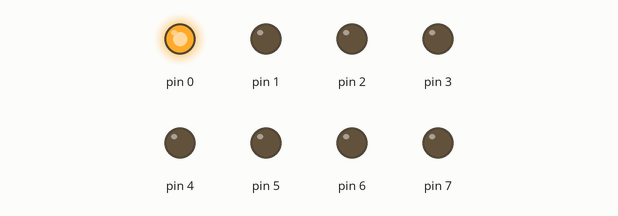
This sketch was run on a simulated Arduino Uno, built with avr-gcc and run on an emulated ATmega328P. On the bench: output pins drawn as LEDs (lit = HIGH).

Above: at 0.2 s.
At 1.2 s:
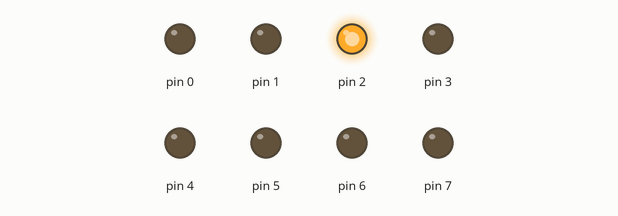
At 1.7 s:
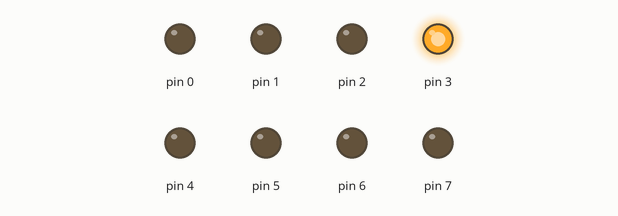
At 2.2 s:
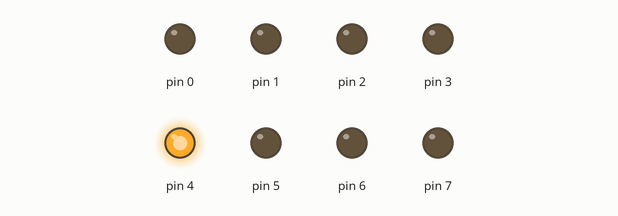
At 3.2 s:
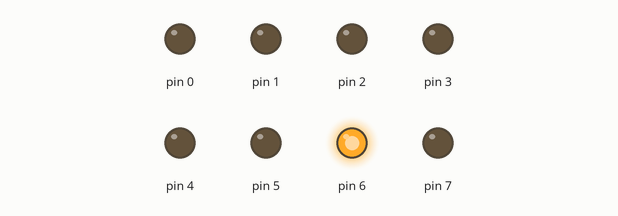
At 4.7 s:
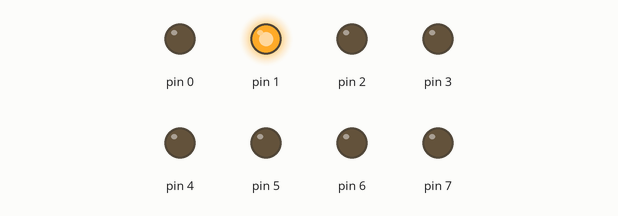
Timing chart, 0 to 5.2 s (numbered marks = the images above):
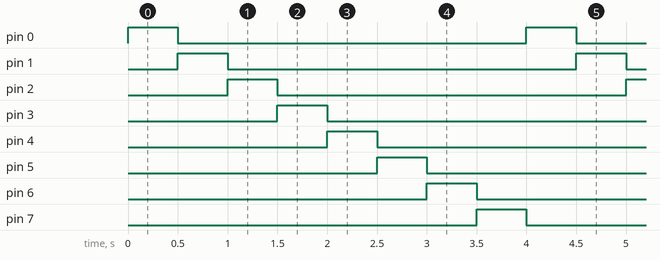

The sketch:

Exercise2.ino
```cpp
#define SEG_A 0x01
#define SEG_B 0x02
#define SEG_C 0x04
#define SEG_D 0x08
#define SEG_E 0x10
#define SEG_F 0x20
#define SEG_G 0x40
#define DECIMAL 0x80

int myArray[10] = {SEG_A, SEG_B, SEG_C, SEG_D, SEG_E, SEG_F, SEG_G, DECIMAL} ;

void setup() {
  DDRD = 0xFF;
}

void loop() {
  for (int i = 0; i < 8; i++) {
    PORTD = myArray[i];
    delay(500);
  }
}
```

Measured:
- by itself, pin 0–7: alternates HIGH for 0.50 s and LOW for 3.5 s
- by itself, everything shown: repeats every 4.0 s, in 8 steps
